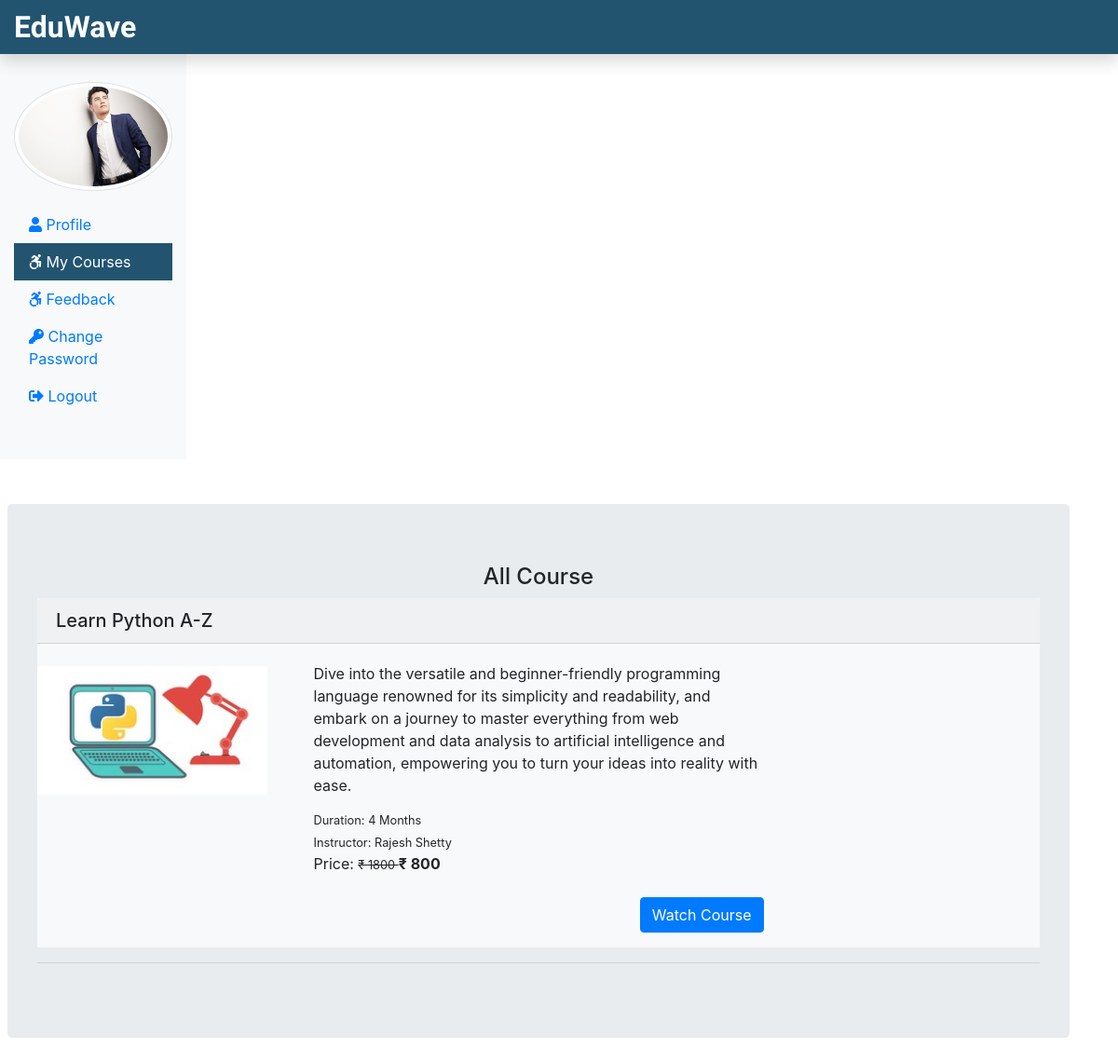
The page /Student/myCourse.php (signed in) on the database its author committed.
### tables this page shows
CREATE TABLE `student` (
  `stu_id` int(11) NOT NULL,
  `stu_name` varchar(255) NOT NULL,
  `stu_email` varchar(255) NOT NULL,
  `stu_pass` varchar(255) NOT NULL,
  `stu_occ` varchar(255) NOT NULL,
  `stu_img` text NOT NULL
);

CREATE TABLE `courseorder` (
  `co_id` int(11) NOT NULL,
  `order_id` varchar(255) NOT NULL,
  `stu_email` varchar(255) NOT NULL,
  `course_id` int(11) NOT NULL,
  `status` varchar(255) NOT NULL,
  `respmsg` text NOT NULL,
  `amount` int(11) NOT NULL,
  `order_date` date NOT NULL
);

CREATE TABLE `course` (
  `course_id` int(11) NOT NULL,
  `course_name` text NOT NULL,
  `course_desc` text NOT NULL,
  `course_author` varchar(255) NOT NULL,
  `course_img` text NOT NULL,
  `course_duration` text NOT NULL,
  `course_price` int(11) NOT NULL,
  `course_original_price` int(11) NOT NULL
);

### Student/myCourse.php (the view, shortened to what this page needs)
<?php
include('./stuInclude/header.php');
include_once('../dbConnection.php');
 if(isset($_SESSION['is_login'])){
  $stuLogEmail = $_SESSION['stuLogEmail'];
 } else {
  echo "<script> location.href='../index.php'; </script>";
 }
?>
 <div class="container mt-5 ml-2">
  <div class="row">
   <div class="jumbotron">
    <h4 class="text-center">All Course</h4>
    <?php
   if(isset($stuLogEmail)){
    $sql = "SELECT co.order_id, c.course_id, c.course_name, c.course_duration, c.course_desc, c.course_img, c.course_author, c.course_original_price, c.course_price FROM courseorder AS co JOIN course AS c ON c.course_id = co.course_id WHERE co.stu_email = '$stuLogEmail'";
    $result = $conn->query($sql);
    if($result->num_rows > 0) {
     while($row = $result->fetch_assoc()){ ?>
      <div class="bg-light mb-3">
        <h5 class="card-header"><?php echo $row['course_name']; ?></h5>
          <div class="row">
              <div class="col-sm-3">
                <img src="<?php echo $row['course_img']; ?>" class="card-img-top
                mt-4" alt="pic">
              </div>
              <div class="col-sm-6 mb-3">
                <div class="card-body">
                  <p class="card-title"><?php echo $row['course_desc']; ?></p>
                  <small class="card-text">Duration: <?php echo $row['course_duration']; ?></small><br />
                  <small class="card-text">Instructor: <?php echo $row['course_author']; ?></small><br/>
                  <p class="card-text d-inline">Price: <small><del>&#8377 <?php echo $row['course_original_price'] ?> </del></small> <span class="font-weight-bolder">&#8377 <?php echo $row['course_price']?> <span></p>
                  <a href="watchcourse.php?course_id=<?php echo $row['course_id'] ?>" class="btn btn-primary mt-5 float-right">Watch Course</a>
                </div>
              </div>
          </div>
      </div>
    <?php
     }
    }
   }
    ?>
    <hr/>
   </div>
  </div>
 </div>
 </div>
 <?php
include('./stuInclude/footer.php');
?>

### Student/stuInclude/header.php (shortened to what this page needs)
<?php
include_once('../dbConnection.php');
 if(isset($_SESSION['is_login'])){
  $stuLogEmail = $_SESSION['stuLogEmail'];
 }
 if(isset($stuLogEmail)){
  $sql = "SELECT stu_img FROM student WHERE stu_email = '$stuLogEmail'";
  $result = $conn->query($sql);
  $row = $result->fetch_assoc();
  $stu_img = $row['stu_img'];
 }
?>
<!DOCTYPE html>
<html lang="en">
<head>
 <link rel="stylesheet" href="../css/bootstrap.min.css">
 <link rel="stylesheet" href="../css/all.min.css">
 <link rel="stylesheet" href="../css/stustyle.css">
</head>
<body>
 <nav class="navbar navbar-dark fixed-top flex-md-nowrap p-0 shadow" style="background-color: #225470;">
  <a class="navbar-brand col-sm-3 col-md-2 mr-0" href="../">EduWave</a>
 </nav>
 <div class="container-fluid mb-5 " style="margin-top:40px;">
  <div class="row">
   <nav class="col-sm-2 bg-light sidebar py-5 d-print-none">
    <div class="sidebar-sticky">
     <ul class="nav flex-column">
      <li class="nav-item mb-3">
      <img src="<?php echo $stu_img ?>" alt="studentimage" class="img-thumbnail rounded-circle">
      </li>
      <li class="nav-item">
       <a class="nav-link <?php if(PAGE == 'profile') {echo 'active';} ?>" href="studentProfile.php">
        <i class="fas fa-user"></i>
        Profile <span class="sr-only">(current)</span>
       </a>
      </li>
      <li class="nav-item">
       <a class="nav-link <?php if(PAGE == 'mycourse') {echo 'active';} ?>" href="myCourse.php">
        <i class="fab fa-accessible-icon"></i>
        My Courses
       </a>
      </li>
      <li class="nav-item">
       <a class="nav-link <?php if(PAGE == 'feedback') {echo 'active';} ?>" href="stufeedback.php">
        <i class="fab fa-accessible-icon"></i>
        Feedback
       </a>
      </li>
      <li class="nav-item">
       <a class="nav-link <?php if(PAGE == 'studentChangePass') {echo 'active';} ?>" href="studentChangePass.php">
        <i class="fas fa-key"></i>
        Change Password
       </a>
      </li>
      <li class="nav-item">
       <a class="nav-link" href="../logout.php">
        <i class="fas fa-sign-out-alt"></i>
        Logout
       </a>
      </li>
     </ul>
    </div>
   </nav>

### css/stustyle.css (style rules this page uses)
.navbar-brand { font-family: "Ubuntu", sans-serif; font-size: 2em; font-weight: bold; color: #fff; }
.active { background-color: #225470; color: #fff; }

### rows shown on the page
student: stu_img (picture)
courseorder: course.course_name "Learn Python A-Z", course.course_img (picture), course.course_desc "Dive into the versatile and beginner-friendly programming language renowned for its simplicity and readability, and embark on a journey to master everything from web development and data analysis to artificial intelligence and automation, empowering you to turn your ideas into reality with ease.", course.course_duration "4 Months", course.course_author "Rajesh Shetty", course.course_original_price "1800", course.course_price "800"
